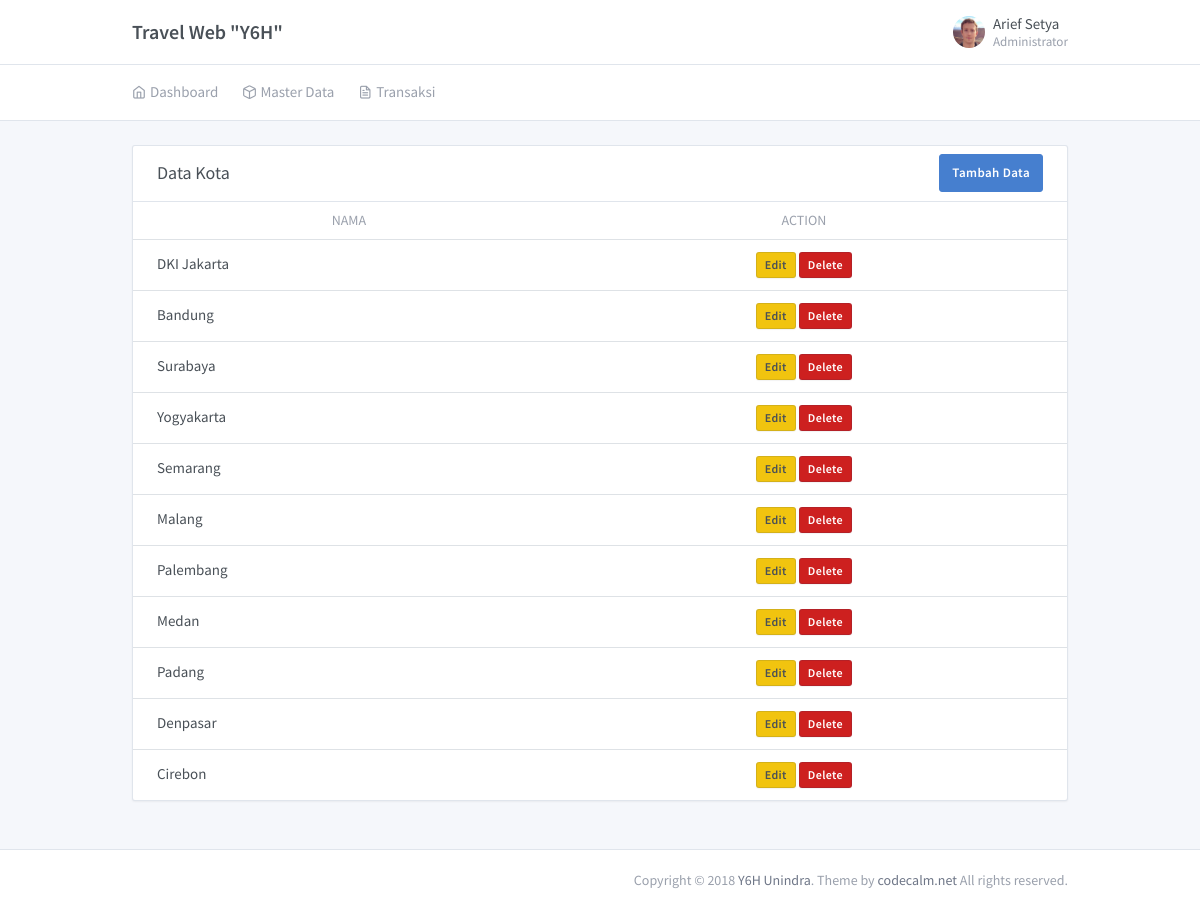
/admin/index.php?m=kota (signed in), run on the app's committed database.
### tables this page shows
CREATE TABLE `kota` (
  `id` int(11) NOT NULL AUTO_INCREMENT,
  `nama` varchar(100) NOT NULL,
  PRIMARY KEY (`id`)
);

### admin/tampilan/kota/data.php (the view, shortened to what this page needs)
<?php
$sql 	= "SELECT * FROM kota";
$data 	= mysqli_query($koneksi,$sql);
?>
<div class="row row-cards">
  <div class="col-12">
    <div class="card">
      <div class="card-header">
        <h3 class="card-title">Data Kota</h3>
        <a href="index.php?m=kota&p=tambah" class="btn btn-primary ml-auto text-white">Tambah Data</a>
      </div>
      <div class="table-responsive">
        <table class="table card-table table-vcenter text-nowrap">
          <thead>
            <tr>
              <th class="text-center">Nama</th>
              <th class="text-center">Action</th>
            </tr>
          </thead>
          <tbody>
  			<?php
  			while ($key = mysqli_fetch_array($data)) {
  			?>
            <tr>
              <td><?=$key['nama'];?></td>
              <td class="text-center">
                <a href="index.php?m=<?=$modul;?>&p=ubah&id=<?=$key['id'];?>" class="btn btn-secondary bg-warning btn-sm">Edit</a>
                <a href="proses/<?=$modul;?>/hapus.php?id=<?=$key['id'];?>" class="btn btn-secondary bg-danger text-white btn-sm" onclick="return confirm('Apakah Anda yakin ingin menghapus data <?=$key['nama'];?>')">Delete</a>
              </td>
            </tr>
        	<?php } ?>
          </tbody>
        </table>
      </div>
    </div>
  </div>
</div>

### data on the page
kota: nama "DKI Jakarta"
kota: nama "Bandung"
kota: nama "Surabaya"
kota: nama "Yogyakarta"
kota: nama "Semarang"
kota: nama "Malang"
kota: nama "Palembang"
kota: nama "Medan"
kota: nama "Padang"
kota: nama "Denpasar"
kota: nama "Cirebon"

### other printed values
$_SESSION['nama'] "Arief Setya"
